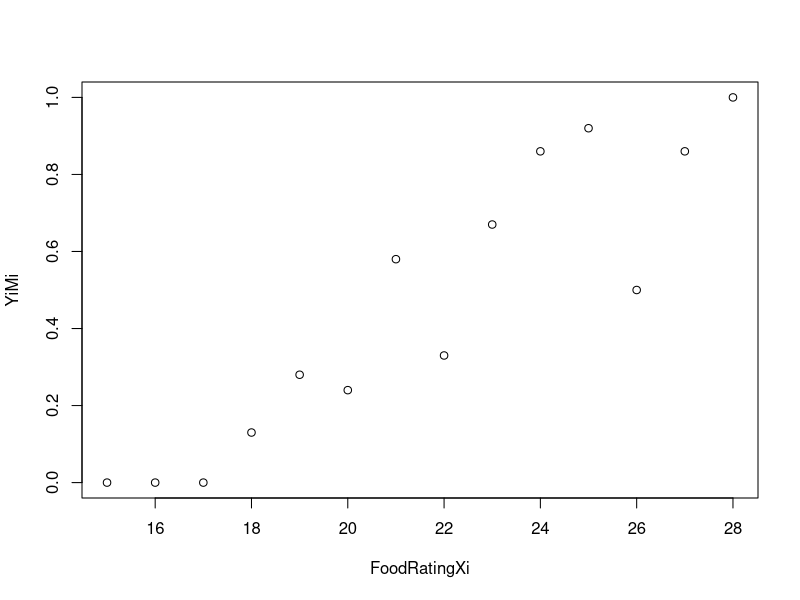

R code for this plot: (Note: this script raises an error after producing the figure.)
## ---- chunk 1
michelin <- read.table("michelin.csv", header=T,sep=";")
attach(michelin)

## ---- chunk 2
head(michelin)
## ---- chunk 3
plot(FoodRatingXi,YiMi)

## ---- chunk 4
Michelin.food <- glm(cbind(InMichelinYi,MiYi) ~ FoodRatingXi, family = binomial)

## ---- chunk 5
summary(Michelin.food)
## ---- chunk 6

knitr::include_graphics("fit_model.PNG")

## ---- chunk 7
Theta_X <- 1/(1+exp(-(-10.84154+0.50124*FoodRatingXi)))

plot(FoodRatingXi,YiMi,  ylab = "Probability to be included on Michelin Guide")
par(new=TRUE)
plot(Theta_X, type = "l"  ,col="red", xlab = "", ylab = "", axes = F)

## ---- chunk 8
estimated_probability <- Theta_X
estimated_odds <- Theta_X/(1-Theta_X)

estimated_table <- cbind(FoodRatingXi, estimated_probability, estimated_odds)
estimated_table <- round(estimated_table, 3)
estimated_table
## ---- chunk 9
knitr::include_graphics("Deviance.PNG")
## ---- chunk 10
G2 <- 2*sum(YiMi * log(YiMi/Theta_X) + MiYi * log(MiYi/(Mi - Theta_X)));
G2
## ---- chunk 11
summary(Michelin.food)
knitr::include_graphics("G2.PNG")
## ---- chunk 12
Deviance_null <- 61.427
Deviance_Food <- 11.368

DevianceCompared <- Deviance_null - Deviance_Food;DevianceCompared

DOF <- 13 - 12

pchisq(DevianceCompared, df = DOF)

